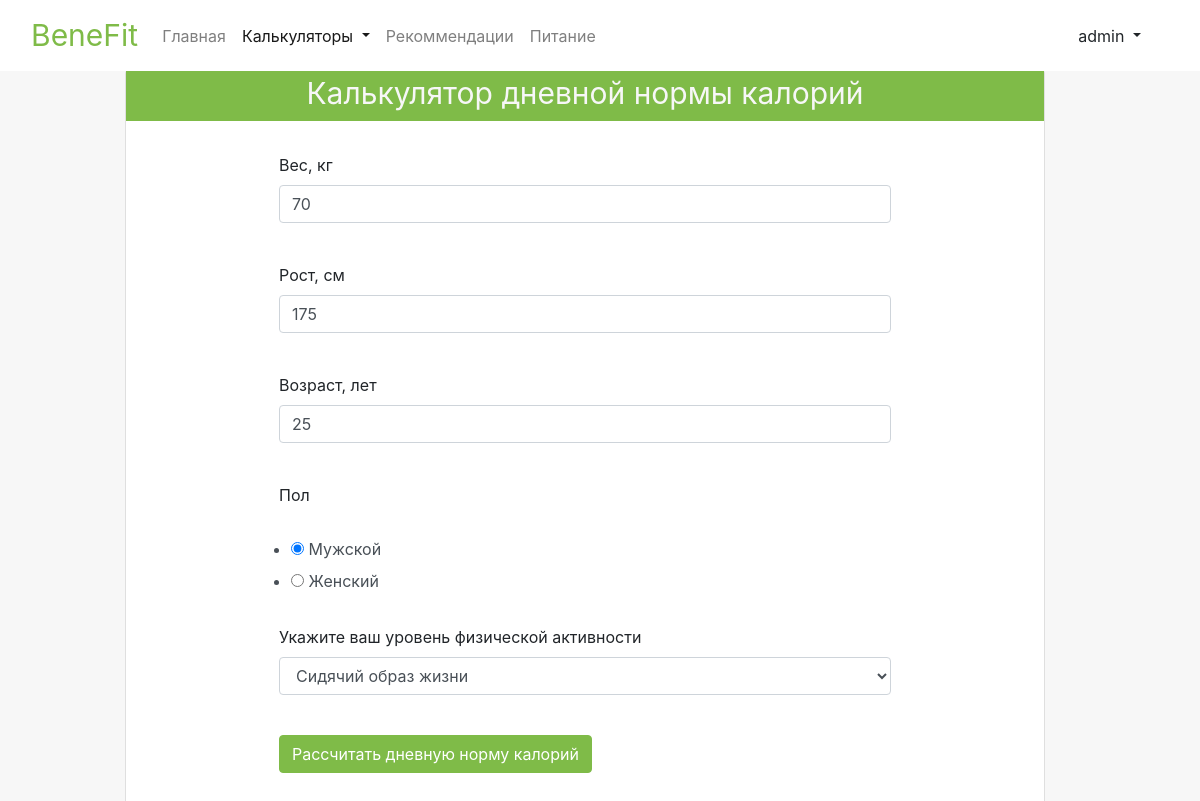
Page /calculators/calories (signed in) on the earlier database version.
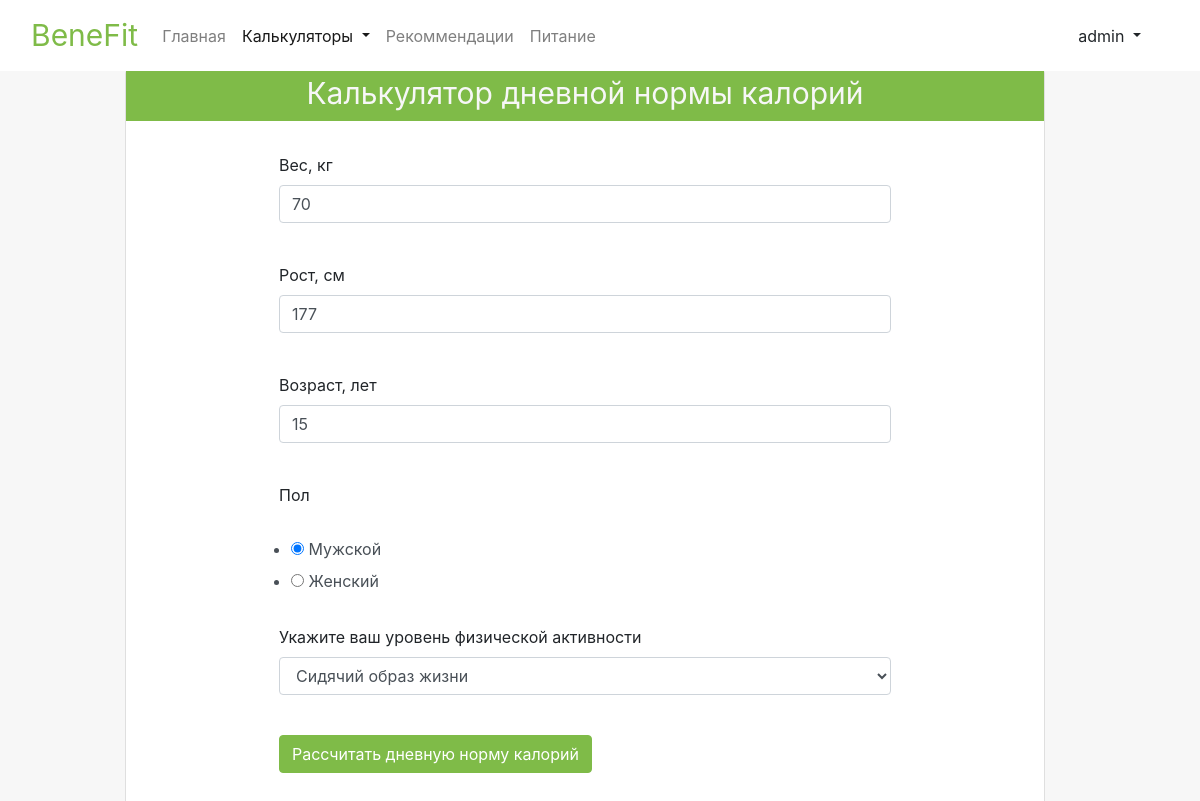
Same page on the later database version.
### data/user_login.py (models this page shows, shortened)
class UserLogin(SqlAlchemyBase, UserMixin):
    __tablename__ = 'user_login'
    id = sqlalchemy.Column(sqlalchemy.Integer,
                           primary_key=True, autoincrement=True, nullable=True)
    name = sqlalchemy.Column(sqlalchemy.String, nullable=True)
    about = sqlalchemy.Column(sqlalchemy.String, nullable=True)
    email = sqlalchemy.Column(sqlalchemy.String,
                              index=True, unique=True, nullable=True)
    hashed_password = sqlalchemy.Column(sqlalchemy.String, nullable=True)
    created_date = sqlalchemy.Column(sqlalchemy.DateTime,
                                     default=datetime.datetime.now)
    user_inputs = orm.relation("UserInputs", back_populates='user_login')
    user_results = orm.relation("UserResults", back_populates='user_login')

### data/user_inputs.py (models this page shows)
class UserInputs(SqlAlchemyBase, SerializerMixin):
    __tablename__ = 'user_inputs'
    user_id = sqlalchemy.Column(sqlalchemy.Integer,
                                sqlalchemy.ForeignKey("user_login.id"),
                                primary_key=True, autoincrement=True, nullable=True)
    height = sqlalchemy.Column(sqlalchemy.Integer, nullable=True)
    weight = sqlalchemy.Column(sqlalchemy.Integer, nullable=True)
    age = sqlalchemy.Column(sqlalchemy.Integer, nullable=True)
    gender = sqlalchemy.Column(sqlalchemy.String, nullable=True)
    activity = sqlalchemy.Column(sqlalchemy.Integer, nullable=True)
    wrists = sqlalchemy.Column(sqlalchemy.Integer, nullable=True)
    waist = sqlalchemy.Column(sqlalchemy.Integer, nullable=True)
    neck = sqlalchemy.Column(sqlalchemy.Integer, nullable=True)
    hip = sqlalchemy.Column(sqlalchemy.Integer, nullable=True)
    user_login = orm.relation('UserLogin')

### application.py (the view, shortened to what this page needs)
@app.route("/calculators/calories", methods=['GET', "POST"])
def calories_calculator_page():
    form = CalorieCalculatorForm()
    if current_user.is_authenticated:
        db_sess = db_session.create_session()
        current_user_inputs = db_sess.query(UserInputs).filter(
            UserInputs.user_id == current_user.id).first()
        form.weight.data = current_user_inputs.weight
        form.height.data = current_user_inputs.height
        form.age.data = current_user_inputs.age
        form.gender.data = current_user_inputs.gender
        form.activity.data = str(current_user_inputs.activity)
    return render_template("calories_calculator.html",
                           title='Калькулятор дневной нормы калорий', form=form,
                           active_calculator='active')

### forms/calorie_calculator_form.py
class CalorieCalculatorForm(FlaskForm):
    weight = IntegerField('Вес, кг', validators=[DataRequired()])
    height = IntegerField('Рост, см', validators=[DataRequired()])
    age = IntegerField('Возраст, лет', validators=[DataRequired()])
    gender = RadioField('Пол', choices=['Мужской', 'Женский'])
    activity = SelectField(u'Укажите ваш уровень физической активности',
                           choices=[(0, 'Сидячий образ жизни'),
                                    (1, 'Редкие тренировки'),
                                    (2, 'Тренировки 3 - 4 раза в неделю'),
                                    (3, 'Тренировки 5 - 6 раз в неделю'),
                                    (4, 'Ежедневные интенсивные тренировки')],
                           validators=[DataRequired()])
    submit = SubmitField('Рассчитать дневную норму калорий')

### application.py (called while the page is built)
@login_manager.user_loader
def load_user(user_id):
    db_sess = db_session.create_session()
    return db_sess.query(UserLogin).get(user_id)

### data/db_session.py (called while the page is built)
def create_session() -> Session:
    global __factory
    return __factory()

### templates/calories_calculator.html (shortened to what this page needs)
{% extends "calculator_template.html" %}
{% block calculator_content %}
        	<p>
        	    {{ form.weight.label }}<br>
        	    {{ form.weight(class="form-control input", type="number", min='20', max='500')}}<br>
        	</p>
          <p>
              {{ form.height.label }}<br>
              {{ form.height(class="form-control input", type="number", min='60', max='250')}}<br>
          </p>
          <p>
              {{ form.age.label }}<br>
              {{ form.age(class="form-control input", type="number", min='14', max='130') }}<br>
          </p>
          <p>
              {{ form.gender.label }}<br>
              {{ form.gender(class="form-control form-field-gender input", type="string") }}<br>
          </p>
          <p>
              {{ form.activity.label }}<br>
              {{ form.activity(class="form-control input", type="select") }}<br>
          </p>
        	<p>{{ form.submit(type="submit", class="btn calculator-btn") }}</p>
{% endblock %}

### templates/calculator_template.html
{% extends "base.html" %}
{% block content %}
	<div class="card  row justify-content--center" style="width: 100%;">
        <div class="card-head main-card-head">{{ title }}</div>
    	<form action="" method="post" class='col-md-8 m-auto calculator-form'>
    		{% block calculator_content %}{% endblock %}
    	</form>
    </div>
{% endblock %}

### templates/base.html (shortened to what this page needs)
<!doctype html>
<html lang="en">
<head>
    <link rel="stylesheet"
          href="https://stackpath.bootstrapcdn.com/bootstrap/4.4.1/css/bootstrap.min.css"
>
    <link rel="stylesheet"
          href="../static/css/style.css">
</head>
<body>
  <nav class="navbar navbar-expand-lg navbar-light bg-light nav fixed-top">
  <div class="container-fluid">
    <a class="nav-brand navbar-brand" href="/">BeneFit</a>
    <div class="collapse navbar-collapse" id="navbarNavDropdown">
      <ul class="navbar-nav">
        <li class="nav-item">
          <a class="nav-link {{active_home}}" aria-current="page" href="/">Главная</a>
        </li>
        <li class="nav-item dropdown">
          <a class="nav-link dropdown-toggle {{active_calculator}}" href="#" id="navbarDropdownMenuLink" role="button" data-bs-toggle="dropdown" aria-expanded="false">
          Калькуляторы
          </a>
        </li>
        <li class="nav-item">
          <a class="nav-link {{active_recommendations}}" href="/recommendations">Рекоммендации</a>
        </li>
        <li class="nav-item">
          <a class="nav-link {{active_nutrition}}" href="/nutrition">Питание</a>
        </li>
      </ul>
      <div class="container-fluid">
        <form class="d-flex flex-space-between">
              {% if current_user.is_authenticated %}
    <div class="btn-group dropstart">
  <a type="button" class="btn dropdown-toggle" data-bs-toggle="dropdown" aria-expanded="false">
    {{ current_user.name }}
  </a>
</div>
{% else %}
    <p>
        <a class="btn nav-btn-reg" href="/register">Зарегистрироваться</a>
        <a class="btn nav-btn-auth" href="/login">Войти</a>
    </p>
{% endif %}
        </form>
      </div>
    </div>
  </div>
</nav>
<main role="main" >
  <div  class="container">
    <div class="row">
      <div class="col-md-10 col-sm-9 content m-auto">
        {% block content %}{% endblock %}
      </div>
    </div>
  </div>
</main>
</body>
</html>

### static/css/style.css (style rules this page uses)
* { margin: 0; padding: 0; box-sizing: border-box; }
.nav { background-color: #fff !important; }
.nav-brand { color: #7fbb48 !important; font-size: 30px; color: #fff; }
.calculator-form { padding: 2rem 0; }
.form-field-gender { border: none; }
main { background: #f7f7f7; margin-top: 70px; }
.card-head { background-color: #7fbb48; text-align: center; height: 50px; font-size: 30px; color: #f7f7f7; }
.calculator-btn { background-color: #7fbb48; border-color: #7fbb48; color: #fff; }

Differences in the rows shown:
changed UserInputs "☑ Мужской ☐ Женский": height "175" → "177"; age "25" → "15"
